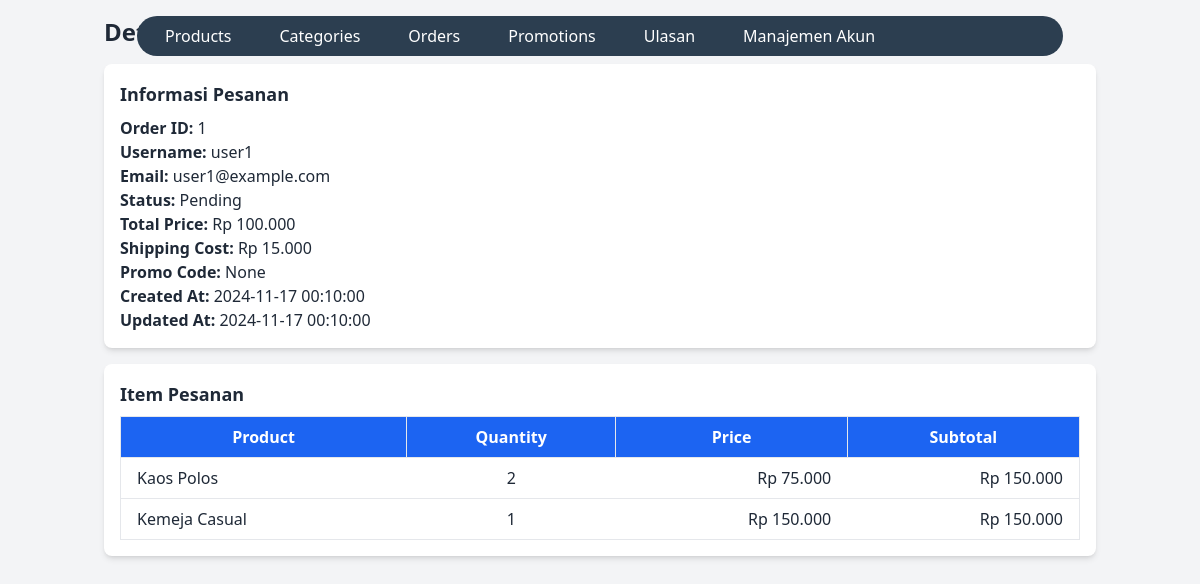
The app's page /public/index.php?page=ordersDetails&id=1 with its own data.
### tables this page shows
CREATE TABLE `orders` (
  `order_id` int(11) NOT NULL,
  `user_id` int(11) NOT NULL,
  `address_id` int(11) NOT NULL,
  `status` enum('pending','processing','completed','canceled') DEFAULT 'pending',
  `total_price` decimal(10,2) NOT NULL,
  `created_at` timestamp NOT NULL DEFAULT current_timestamp(),
  `updated_at` timestamp NOT NULL DEFAULT current_timestamp() ON UPDATE current_timestamp(),
  `shipping_cost` decimal(10,2) DEFAULT 0.00,
  `promo_applied` varchar(50) DEFAULT NULL
);

CREATE TABLE `users` (
  `user_id` int(11) NOT NULL,
  `username` varchar(50) NOT NULL,
  `email` varchar(100) NOT NULL,
  `password` varchar(255) NOT NULL,
  `created_at` timestamp NOT NULL DEFAULT current_timestamp(),
  `update_at` timestamp NOT NULL DEFAULT current_timestamp() ON UPDATE current_timestamp(),
  `is_verified` tinyint(1) DEFAULT 0
);

CREATE TABLE `order_items` (
  `order_item_id` int(11) NOT NULL,
  `order_id` int(11) NOT NULL,
  `product_id` int(11) NOT NULL,
  `quantity` int(11) NOT NULL,
  `price` decimal(10,2) NOT NULL,
  `total_price` decimal(10,2) GENERATED ALWAYS AS (`quantity` * `price`) STORED
);

CREATE TABLE `products` (
  `product_id` int(11) NOT NULL,
  `category_id` int(11) NOT NULL,
  `name` varchar(100) NOT NULL,
  `description` text DEFAULT NULL,
  `price` decimal(10,2) NOT NULL,
  `created_at` timestamp NOT NULL DEFAULT current_timestamp(),
  `image_url` varchar(255) DEFAULT NULL,
  `is_featured` tinyint(1) DEFAULT 0,
  `tags` varchar(255) DEFAULT NULL
);

### src/Frontend/orderDetails.php (the view, shortened to what this page needs)
<?php
include BASE_PATH . '/backend/connection.php';
include BASE_PATH . '/Frontend/assets/navbar.php';
$order_id = intval($_GET['id'] ?? 0);
$sql_order = "
    SELECT o.*, u.username, u.email, sa.address, sa.city, sa.postal_code
    FROM orders o
    JOIN users u ON o.user_id = u.user_id
    JOIN shipping_address sa ON o.address_id = sa.address_id
    WHERE o.order_id = ?
";
$stmt = $conn->prepare($sql_order);
$stmt->bind_param("i", $order_id);
$stmt->execute();
$order_result = $stmt->get_result();
$order = $order_result->fetch_assoc();
$sql_items = "
    SELECT oi.*, p.name AS product_name
    FROM order_items oi
    JOIN products p ON oi.product_id = p.product_id
    WHERE oi.order_id = ?
";
$stmt_items = $conn->prepare($sql_items);
$stmt_items->bind_param("i", $order_id);
$stmt_items->execute();
$items_result = $stmt_items->get_result();
$order_items = $items_result->fetch_all(MYSQLI_ASSOC);
?>
<!DOCTYPE html>
<html lang="en">
<head>
    <link href="./../../output.css" rel="stylesheet">
</head>
<body class="bg-gray-100 text-gray-800">
    <div class="container mx-auto p-4">
        <h2 class="text-2xl font-bold mb-4">Detail Pesanan</h2>
        <div class="bg-white shadow-md rounded-lg p-4">
            <h3 class="text-lg font-semibold mb-2">Informasi Pesanan</h3>
            <p><strong>Order ID:</strong> <?= $order['order_id'] ?></p>
            <p><strong>Username:</strong> <?= $order['username'] ?></p>
            <p><strong>Email:</strong> <?= $order['email'] ?></p>
            <p><strong>Status:</strong> <?= ucfirst($order['status']) ?></p>
            <p><strong>Total Price:</strong> Rp <?= number_format($order['total_price'], 0, ',', '.') ?></p>
            <p><strong>Shipping Cost:</strong> Rp <?= number_format($order['shipping_cost'], 0, ',', '.') ?></p>
            <p><strong>Promo Code:</strong> <?= $order['promo_applied'] ?? 'None' ?></p>
            <p><strong>Created At:</strong> <?= $order['created_at'] ?></p>
            <p><strong>Updated At:</strong> <?= $order['updated_at'] ?></p>
        </div>
        <div class="bg-white shadow-md rounded-lg p-4 mt-4">
            <h3 class="text-lg font-semibold mb-2">Item Pesanan</h3>
            <table class="min-w-full border-collapse border border-gray-300">
                <thead class="bg-blue-600 text-white">
                    <tr>
                        <th class="px-4 py-2 border">Product</th>
                        <th class="px-4 py-2 border">Quantity</th>
                        <th class="px-4 py-2 border">Price</th>
                        <th class="px-4 py-2 border">Subtotal</th>
                    </tr>
                </thead>
                <tbody class="bg-white">
                    <?php foreach ($order_items as $item) : ?>
                        <tr class="border">
                            <td class="px-4 py-2"><?= $item['product_name'] ?></td>
                            <td class="px-4 py-2 text-center"><?= $item['quantity'] ?></td>
                            <td class="px-4 py-2 text-right">Rp <?= number_format($item['price'], 0, ',', '.') ?></td>
                            <td class="px-4 py-2 text-right">Rp <?= number_format($item['total_price'], 0, ',', '.') ?></td>
                        </tr>
                    <?php endforeach; ?>
                </tbody>
            </table>
        </div>
    </div>
</body>
</html>

### records on screen
orders: order_id "1", user.username "user1", user.email "user1@example.com", status "Pending", total_price "100.000", shipping_cost "15.000", promo_applied "None", created_at "2024-11-17 00:10:00", updated_at "2024-11-17 00:10:00"
order_items: product.name "Kaos Polos", quantity "2", price "75.000", total_price "150.000"
order_items: product.name "Kemeja Casual", quantity "1", price "150.000", total_price "150.000"
